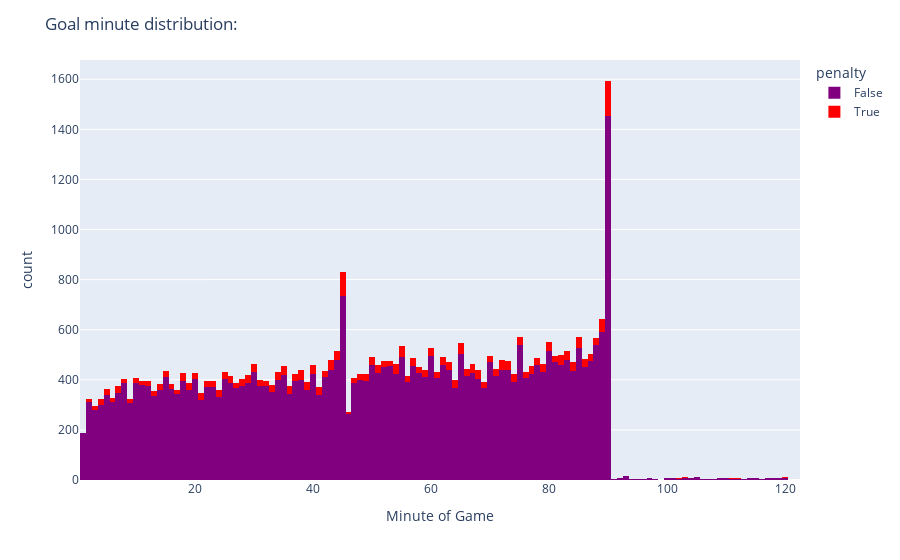

The notebook cell this image was saved under:
### Markdown cell above
---

### Code cell
fig = px.histogram(dat,x = "minute",  color="penalty", color_discrete_sequence=['purple','red'])
fig.update_layout(title='Goal minute distribution:', xaxis_title='Minute of Game', height = 600)
fig.show()

### Figure 1 — Plotly figure (JSON) as saved in the notebook; plotly's stock layout.template omitted (floating-point values rounded to 4 significant figures; data arrays with more than 128 entries replaced by an {"elided": "..."} marker saying what was removed)
{"data": [{"alignmentgroup": "True", "bingroup": "x", "hovertemplate": "penalty=False<br>minute=%{x}<br>count=%{y}<extra></extra>", "legendgroup": "False", "marker": {"color": "purple", "pattern": {"shape": ""}}, "name": "False", "offsetgroup": "False", "orientation": "v", "showlegend": true, "type": "histogram", "x": {"elided": "38323 int values"}, "xaxis": "x", "yaxis": "y"}, {"alignmentgroup": "True", "bingroup": "x", "hovertemplate": "penalty=True<br>minute=%{x}<br>count=%{y}<extra></extra>", "legendgroup": "True", "marker": {"color": "red", "pattern": {"shape": ""}}, "name": "True", "offsetgroup": "True", "orientation": "v", "showlegend": true, "type": "histogram", "x": {"elided": "2685 int values"}, "xaxis": "x", "yaxis": "y"}], "layout": {"autosize": true, "barmode": "relative", "legend": {"title": {"text": "penalty"}, "tracegroupgap": 0}, "margin": {"t": 60}, "title": {"text": "Goal minute distribution:"}, "xaxis": {"anchor": "y", "autorange": true, "domain": [0, 1], "range": [0.5, 122.5], "title": {"text": "Minute of Game"}, "type": "linear"}, "yaxis": {"anchor": "x", "autorange": true, "domain": [0, 1], "range": [0, 1677.0], "title": {"text": "count"}}}}
